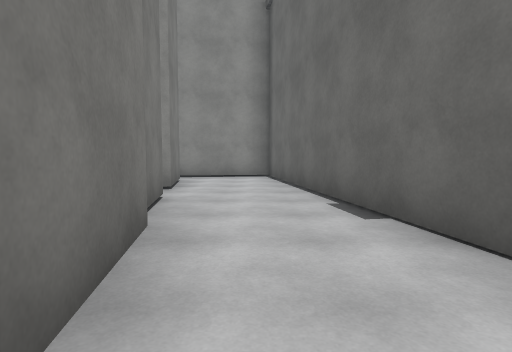
View 1 (above)

24 first-person views from a walk through a scene from a Unity 3-D project. The camera is 1.3 m above the floor, tilts 4° down and sees 80° across. The floor is counted in squares, 2 m on a side. Each view is taken from the middle of a square. On the plan, view 1 faces up. The plan holds only what a view shows up to about 10 squares ahead; the rest is blank. The place goes on beyond the plan. The player is left out. Surface patterns are stand-ins for the level's own textures.

View 2
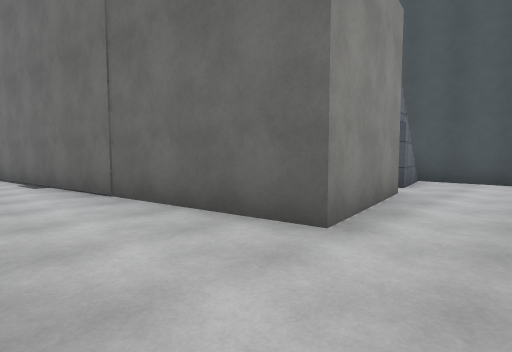

View 3
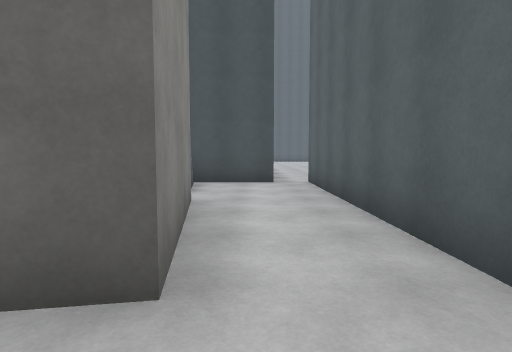

View 4
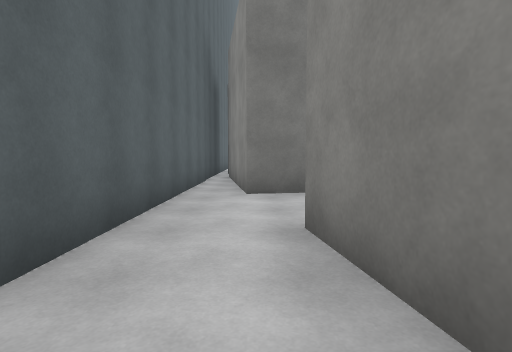

View 5
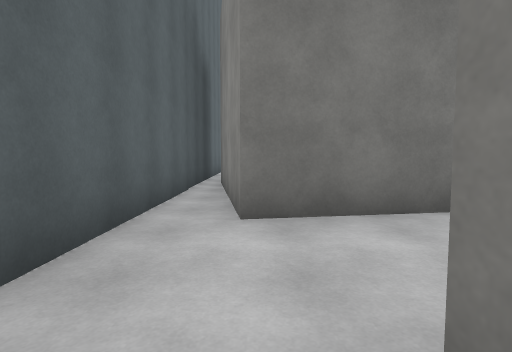

View 6
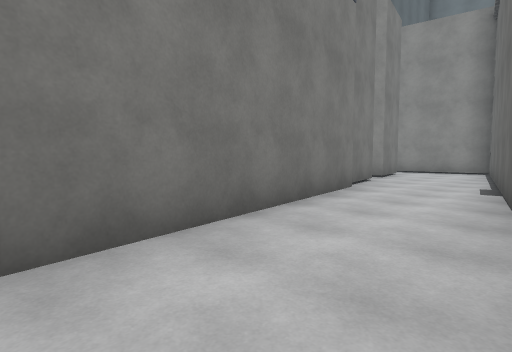

View 7
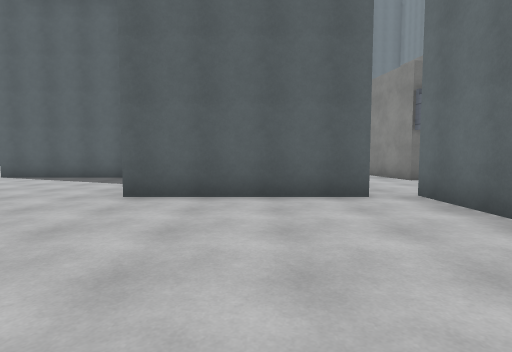

View 8
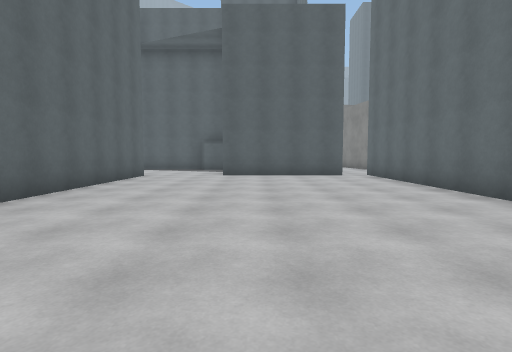

View 9
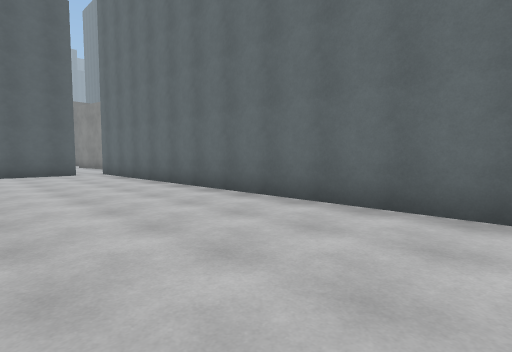

View 10
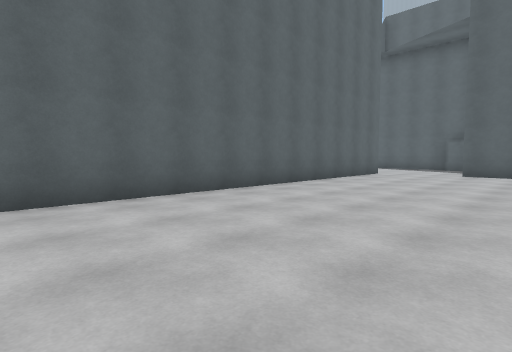

View 11
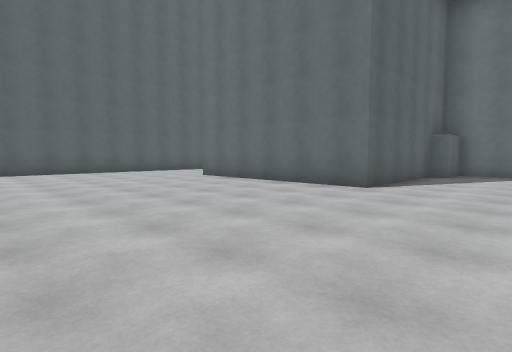

View 12
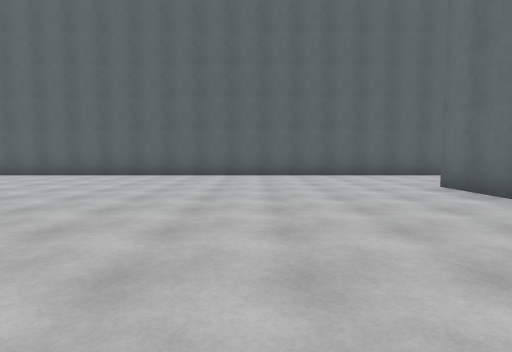

View 13
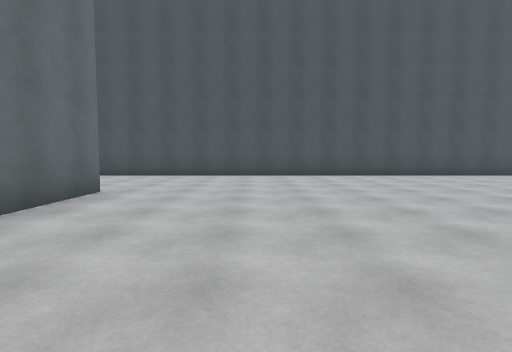

View 14
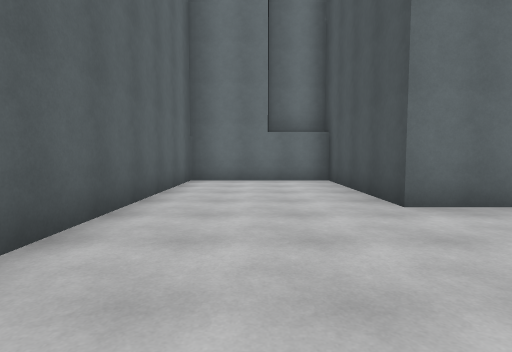

View 15
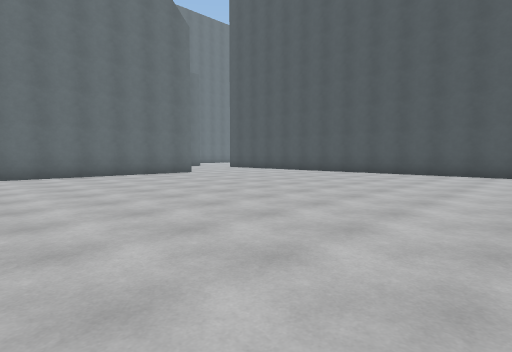

View 16
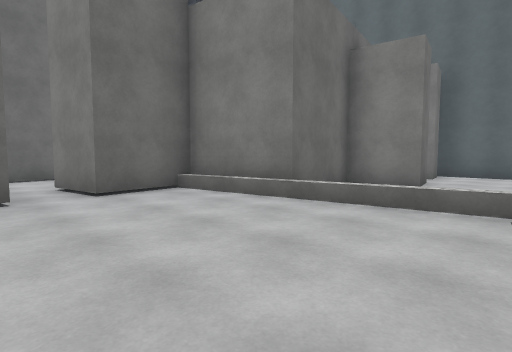

View 17
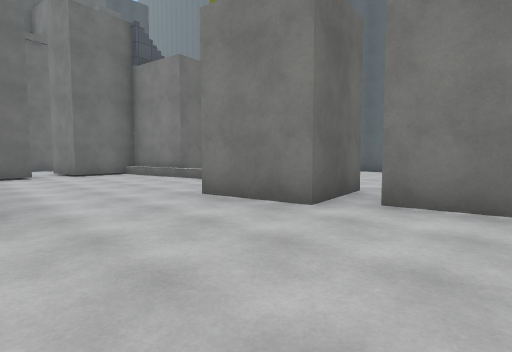

View 18
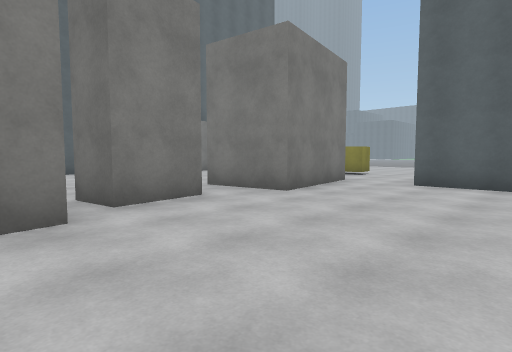

View 19
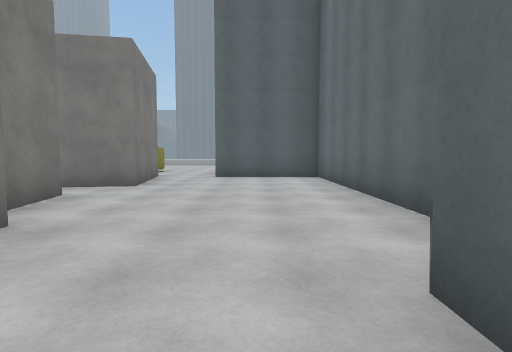

View 20
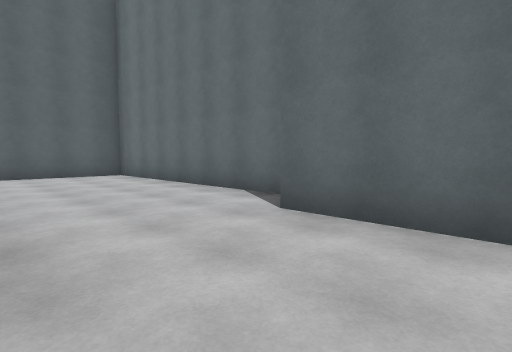

View 21
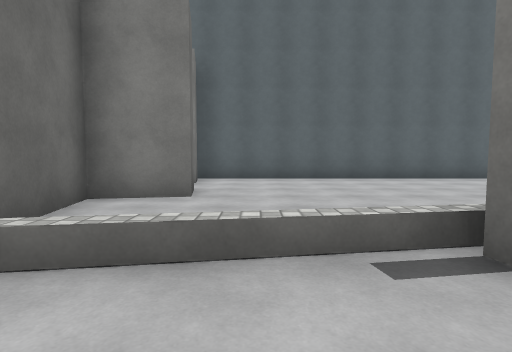

View 22
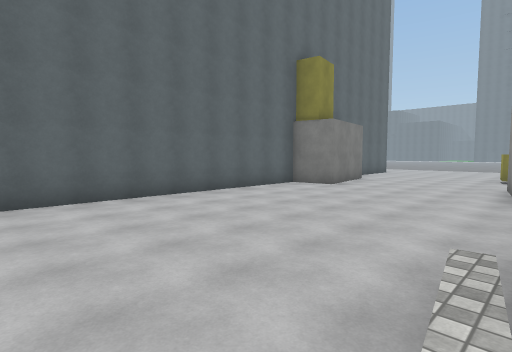

View 23
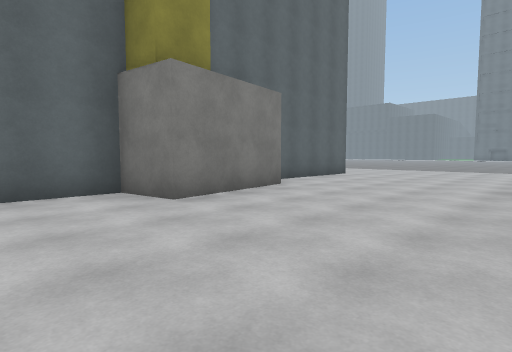

View 24
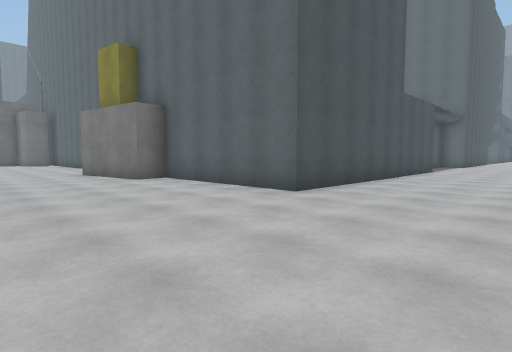

### Floor plan
Points are (right, up) in squares from view 1. A wall is a line through its corners. A room is listed if a view was taken in it or the views show most of it. See-through windows are left out.
Room 1 (views 1, 2, 3, 4, 5, 6)
walls: (-1, 2.8) (0, -3.2) (-3.9, -3.8); (5.3, -2.1) (2.3, -2.6) (0.4, 9.2) (-2.3, 8.7); (-1.3, 4.8) (-1, 3.1); (7.4, -1.7) (6.7, -1.9); (-5.1, -4.3) (8.3, -4.3); (-1.7, 7.4) (-1.5, 5.7); (8.2, -3.4) (8.2, -1.4)
ways out: opening at (8, -4) to room 2; opening at (-2, 5) to room 5
Room 2 (views 7, 8, 9, 10)
walls: (18.8, -3.4) (8.2, -3.4); (8.3, -4.3) (8.3, -8.1); (8.5, -10.5) (18.6, -10.5)
ways out: opening at (8, -4) to room 1; opening at (9, -9.5) to room 3
Room 3 (views 11, 12, 13, 14, 15)
walls: (8.6, -23.5) (8.6, -11); (6.1, -8) (4.8, -8) (4.8, -9.3) (4.3, -9.3) (4.3, -13.3) (-1.2, -13.3) (-1.2, -9.3) (-4.6, -9.3) (-4.6, -23.5)
ways out: opening at (9, -9.5) to room 2
Room 4 (views 16, 17, 18, 19)
walls: (-13, 2.9) (-11.4, 3.1) (-11.2, 2.1); (-10.2, 7.8) (-16.9, 7.8) (-16.9, 4.8); (-10.4, 1.7) (-10.8, 3.7) (-8.7, 4.1); (-17.3, 3) (-14.3, 3.5); (-7.1, 6.8) (-9.5, 6.8)
ways out: opening at (-11, 2.5) to room 5; opening at (-8.5, 5.5) to room 5; gap at (-13, 3) to room 5; opening at (-17, 4)
Room 5 (views 20, 21, 22, 23, 24)
walls: (-15.9, 1.2) (-17, 1.1); (-22.7, -10.9) (-22.7, -4.3) (-18.1, -4.3) (-18.2, -3.4) (-15.3, -2.9) (-15, -4.3) (-5.1, -4.3); (-14.3, 3.5) (-13.9, 1.5); (-5.8, -1.8) (-6, -0.7) (-4.5, -0.5) (-4.9, 2.1) (-2.6, 2.5) (-2.9, 4.5) (-1.3, 4.8); (-5.5, -4) (-5.6, -3); (-3.1, 5.4) (-3.2, 6.1)
ways out: opening at (-2, 5) to room 1; opening at (-11, 2.5) to room 4; opening at (-8.5, 5.5) to room 4; gap at (-13, 3) to room 4; opening at (-20, 3.5); opening at (-18.5, 2)

Positions as (right, up) in squares from view 1, and headings:
1: (0, 0), facing up
2: (0, -4), facing up-right
3: (1, -3), facing right
4: (5, -3), facing left
5: (3, -3), facing left
6: (2, -3), facing up-left
7: (13, -6), facing left
8: (18, -7), facing left
9: (19, -7), facing up-left
10: (19, -6), facing down-left
11: (7, -19), facing up-left
12: (5, -17), facing left
13: (-1, -16), facing right
14: (-3, -17), facing up
15: (-2, -23), facing up-right
16: (-8, 6), facing down-right
17: (-13, 7), facing down-right
18: (-10, 7), facing down-left
19: (-8, 6), facing left
20: (-7, 4), facing up-left
21: (-7, 4), facing down
22: (-7, 2), facing down-left
23: (-13, 1), facing down-left
24: (-26, 0), facing down-right
